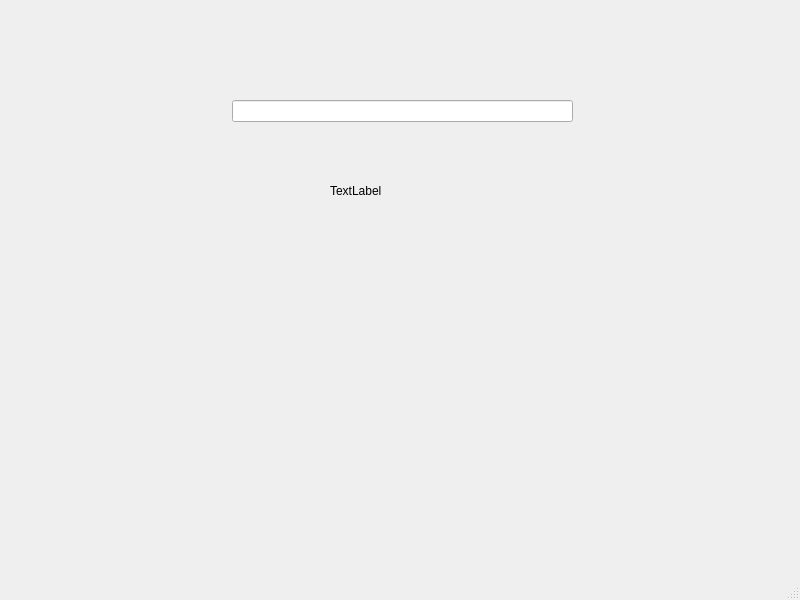
<?xml version="1.0" encoding="UTF-8"?>
<ui version="4.0">
 <class>MyValidator</class>
 <widget class="QMainWindow" name="MyValidator">
  <property name="geometry">
   <rect>
    <x>0</x>
    <y>0</y>
    <width>800</width>
    <height>600</height>
   </rect>
  </property>
  <property name="windowTitle">
   <string>MyValidator</string>
  </property>
  <widget class="QWidget" name="centralwidget">
   <widget class="QLineEdit" name="lineEdit">
    <property name="geometry">
     <rect>
      <x>232</x>
      <y>100</y>
      <width>341</width>
      <height>22</height>
     </rect>
    </property>
   </widget>
   <widget class="QLabel" name="label">
    <property name="geometry">
     <rect>
      <x>330</x>
      <y>170</y>
      <width>111</width>
      <height>41</height>
     </rect>
    </property>
    <property name="text">
     <string>TextLabel</string>
    </property>
   </widget>
  </widget>
  <widget class="QMenuBar" name="menubar">
   <property name="geometry">
    <rect>
     <x>0</x>
     <y>0</y>
     <width>800</width>
     <height>22</height>
    </rect>
   </property>
  </widget>
  <widget class="QStatusBar" name="statusbar"/>
 </widget>
 <resources/>
 <connections/>
</ui>
